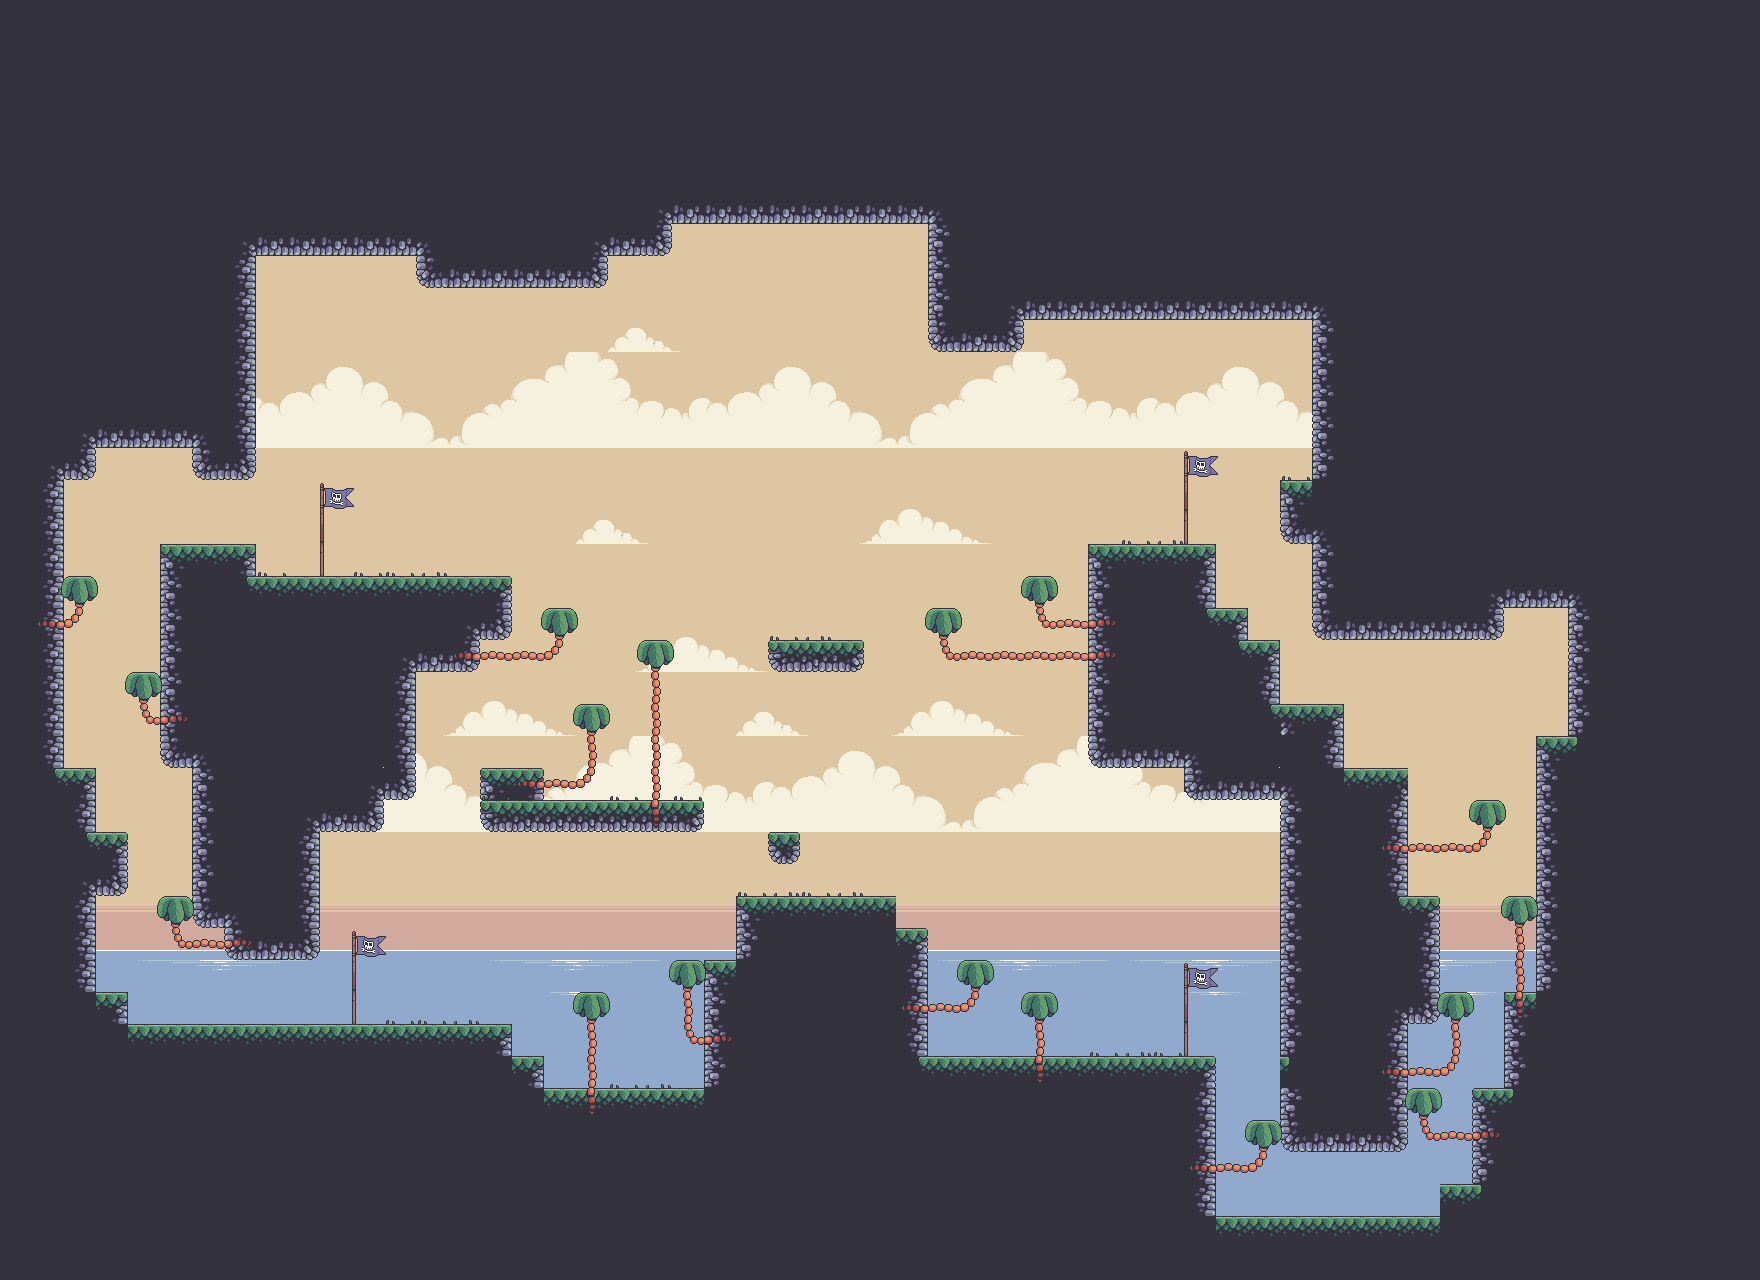

A level layout from a 2D game, rendered from its tile map. Below: a short description, then the map file with tile-grid data replaced by summaries:
An orthogonal 55x40 tile map with 32x32 px tiles, 4 tile layers (Фон, Облака, Препятствия, Декорации) and 15 objects (4x spawnpoint, 4x WeaponPistol, 4x WeaponRifle, 3x WeaponShotgun).

<map version="1.9" tiledversion="1.9.2" orientation="orthogonal" renderorder="right-down" width="55" height="40" tilewidth="32" tileheight="32" infinite="0" nextlayerid="9" nextobjectid="16">
 <properties>
  <property name="Scale" type="int" value="2" />
 </properties>
 <tileset firstgid="1" source="pirate_island.tsx" />
 <layer id="3" name="Фон" width="55" height="40">
  <properties>
   <property name="Collision" type="bool" value="false" />
  </properties>
  <data>[2200 cells, 2200 non-empty, 5 distinct tile ids]</data>
 </layer>
 <layer id="6" name="Облака" width="55" height="40">
  <properties>
   <property name="Collision" type="bool" value="false" />
  </properties>
  <data>[2200 cells, 287 non-empty, 67 distinct tile ids]</data>
 </layer>
 <layer id="2" name="Препятствия" width="55" height="40">
  <properties>
   <property name="Collision" type="bool" value="true" />
  </properties>
  <data>[2200 cells, 307 non-empty, 20 distinct tile ids]</data>
 </layer>
 <layer id="4" name="Декорации" width="55" height="40">
  <properties>
   <property name="Collision" type="bool" value="false" />
  </properties>
  <data>[2200 cells, 132 non-empty, 16 distinct tile ids]</data>
 </layer>
 <objectgroup id="8" name="Слой объектов 1" visible="0">
  <object id="1" name="spawnpoint" x="1184.1" y="543.354">
   <point />
  </object>
  <object id="2" name="spawnpoint" x="1186.16" y="1053.66">
   <point />
  </object>
  <object id="3" name="spawnpoint" x="356.009" y="1024.39">
   <point />
  </object>
  <object id="4" name="spawnpoint" x="322.306" y="574.723">
   <point />
  </object>
  <object id="5" name="WeaponPistol" x="619.172" y="1086.39">
   <point />
  </object>
  <object id="6" name="WeaponPistol" x="911.479" y="927.811">
   <point />
  </object>
  <object id="7" name="WeaponPistol" x="434.556" y="577.515">
   <point />
  </object>
  <object id="8" name="WeaponPistol" x="1285.44" y="481.657">
   <point />
  </object>
  <object id="9" name="WeaponShotgun" x="626.272" y="796.45">
   <point />
  </object>
  <object id="10" name="WeaponRifle" x="814.438" y="641.42">
   <point />
  </object>
  <object id="11" name="WeaponRifle" x="781.302" y="829.586">
   <point />
  </object>
  <object id="12" name="WeaponShotgun" x="1549.32" y="736.59">
   <point />
  </object>
  <object id="13" name="WeaponShotgun" x="79.7819" y="766.007">
   <point />
  </object>
  <object id="14" name="WeaponRifle" x="1516.99" y="897.04">
   <point />
  </object>
  <object id="15" name="WeaponRifle" x="177.786" y="893.329">
   <point />
  </object>
 </objectgroup>
</map>
